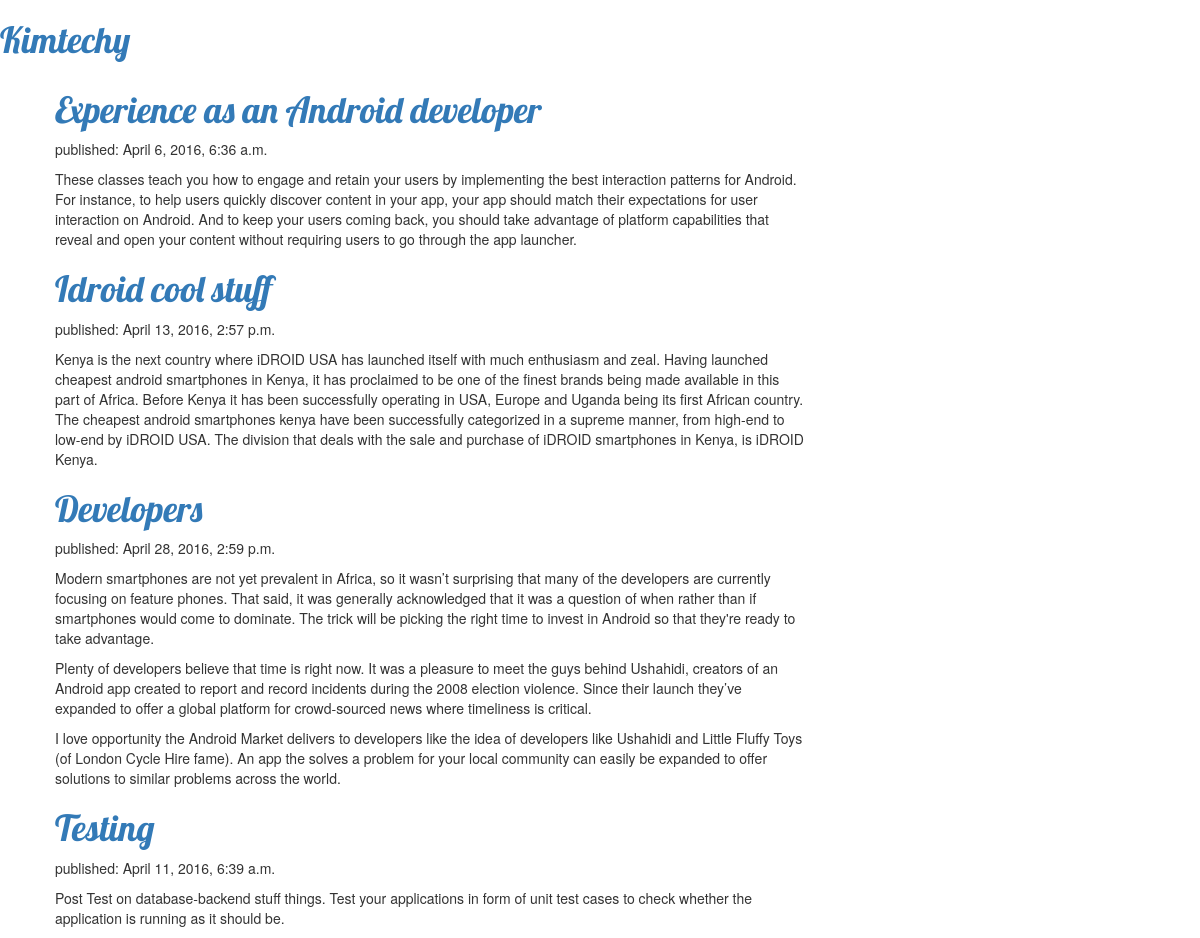
The page / on the database its author committed.
### blog/models.py (models this page shows, shortened)
class Post(models.Model):
    author = models.ForeignKey('auth.User')
    title = models.CharField(max_length=200)
    text = models.TextField()
    created_date = models.DateTimeField(
            default=timezone.now)
    published_date = models.DateTimeField(
            blank=True, null=True)

### blog/views.py (the view)
# urls.py: url(r'^$', views.post_list, name='post_list'),
def post_list(request):
	posts = Post.objects.all()
	return render(request, 'blog/post_list.html', {'posts': posts})

### blog/templates/blog/post_list.html (shortened to what this page needs)
{% load staticfiles %}
<html>
    <head>
        <link rel="stylesheet" href="//maxcdn.bootstrapcdn.com/bootstrap/3.2.0/css/bootstrap.min.css">
		<link rel="stylesheet" href="//maxcdn.bootstrapcdn.com/bootstrap/3.2.0/css/bootstrap-theme.min.css">
		<link rel="stylesheet" href="{% static 'css/blog.css' %}">
    </head>
    <body>
      <div>
            <h1><a href="/">Kimtechy</a></h1>
        </div>
    <div class="content container">
    <div class="row">
        <div class="col-md-8">
  {% for post in posts %}
    <div>
        <h1><a href="">{{ post.title }}</a></h1>
        <p>published: {{ post.published_date }}</p>
        <p>{{ post.text|linebreaks }}</p>
    </div>
{% endfor %}
</div>
</div>
</div>
    </body>
    </html>

### blog/static/css/blog.css (style rules this page uses)
.content { margin-left: 40px; }
h1, h2, h3, h4 { font-family: 'Lobster', cursive; }

### rows shown on the page
Post: title "Experience as an Android developer", published_date "April 6, 2016, 6:36 a.m.", text "These classes teach you how to engage and retain your users by implementing the best interaction patterns for Android. For instance, to help users quickly discover content in your app, your app should match their expectations for user interaction on Android. And to keep your users coming back, you should take advantage of platform capabilities that reveal and open your content without requiring users to go through the app launcher."
Post: title "Idroid cool stuff", published_date "April 13, 2016, 2:57 p.m.", text "Kenya is the next country where iDROID USA has launched itself with much enthusiasm and zeal. Having launched cheapest android smartphones in Kenya, it has proclaimed to be one of the finest brands being made available in this part of Africa. Before Kenya it has been successfully operating in USA, Europe and Uganda being its first African country. The cheapest android smartphones kenya have been successfully categorized in a supreme manner, from high-end to low-end by iDROID USA. The division that deals with the sale and purchase of iDROID smartphones in Kenya, is iDROID Kenya."
Post: title "Developers", published_date "April 28, 2016, 2:59 p.m.", text "Modern smartphones are not yet prevalent in Africa, so it wasn’t surprising that many of the developers are currently focusing on feature phones. That said, it was generally acknowledged that it was a question of when rather than if smartphones would come to dominate. The trick will be picking the right time to invest in Android so that they're ready to take advantage. Plenty of developers believe that time is right now. It was a pleasure to meet the guys behind Ushahidi, creators of an Android app created to report and record incidents during the 2008 election violence. Since their launch they’ve expanded to offer a global platform for crowd-sourced news where timeliness is critical. I…"
Post: title "Testing", published_date "April 11, 2016, 6:39 a.m.", text "Post Test on database-backend stuff things. Test your applications in form of unit test cases to check whether the application is running as it should be."
